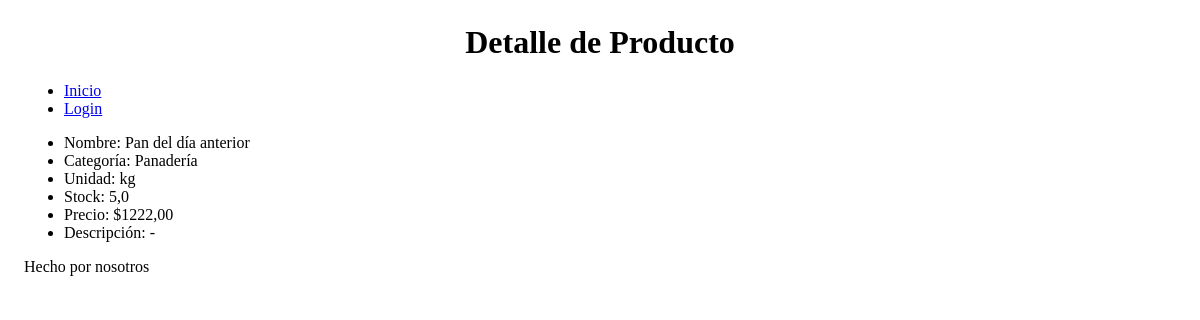
Before: /producto/producto/detalle/2 with the older database file.
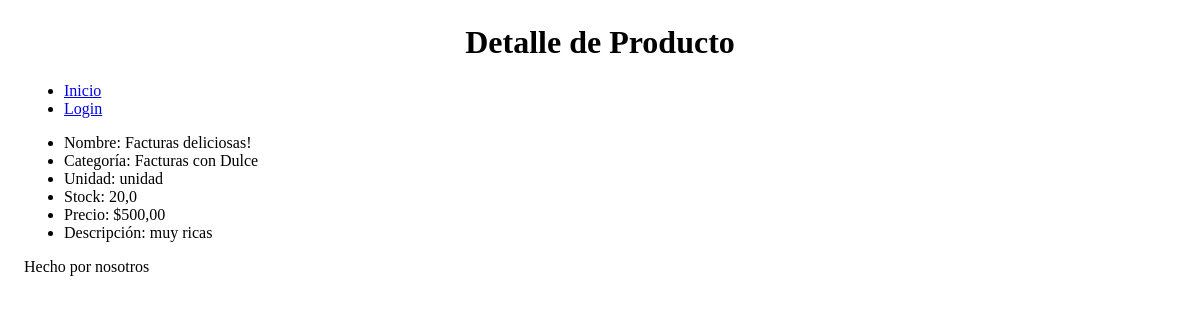
After: the same page with the newer database file.
### producto/models.py (models this page shows, shortened)
class Producto(models.Model):
    categoria = models.ForeignKey(Categoria, on_delete=models.SET_NULL, null=True, blank=True, verbose_name="categoría")
    nombre = models.CharField(max_length=100)
    descripcion = models.TextField(null=True, blank=True)
    unidad_de_medida = models.CharField(max_length=50)
    stock = models.FloatField()
    precio = models.DecimalField(max_digits=10, decimal_places=2)
    fecha_actualizacion = models.DateTimeField(editable=False, auto_now=True)
    class Meta:
        verbose_name = "Producto"
        verbose_name_plural = "Productos"
        constraints = [
            models.UniqueConstraint(fields=["categoria", "nombre"], name="categoria_nombre")
        ]
        indexes = [models.Index(fields=["nombre"])]

class Categoria(models.Model):
    nombre = models.CharField(max_length=250, unique=True)
    descripcion = models.TextField(null=True, blank=True)

### producto/views_models/producto.py (the view)
# urls.py: path("producto/detalle/<int:pk>", producto.ProductoDetail.as_view(), name="detalle_producto"),
class ProductoDetail(DetailView):
	model = models.Producto

### producto/templates/producto/producto_detail.html
{% extends 'core/base.html' %}
{% block titulo %}
    Detalle de Producto
{% endblock titulo %}
{% block main %}
    <ul>
        <li>Nombre: {{ producto.nombre }}</li>
        {% if producto.categoria %}
            <li>Categoría: {{ producto.categoria.nombre }}</li>
        {% endif %}
        <li>Unidad: {{ producto.unidad_de_medida }}</li>
        <li>Stock: {{ producto.stock }}</li>
        <li>Precio: ${{ producto.precio }}</li>
        {% if producto.descripcion %}
            <li>Descripción: {{ producto.descripcion }}</li>
        {% else %}
            <li>Descripción: -</li>
        {% endif %}
    </ul>
{% endblock main %}

Changed rows visible on the page:
changed Producto: nombre "Pan del día anterior" → "Facturas deliciosas!"; categoria.nombre "Panadería" → "Facturas con Dulce"; unidad_de_medida "kg" → "unidad"; stock "5,0" → "20,0"; precio "1222,00" → "500,00"; descripcion (not shown) → "muy ricas"
Other visible differences:
text no longer shown: "Descripción: -"
text now shown: "Descripción:"
